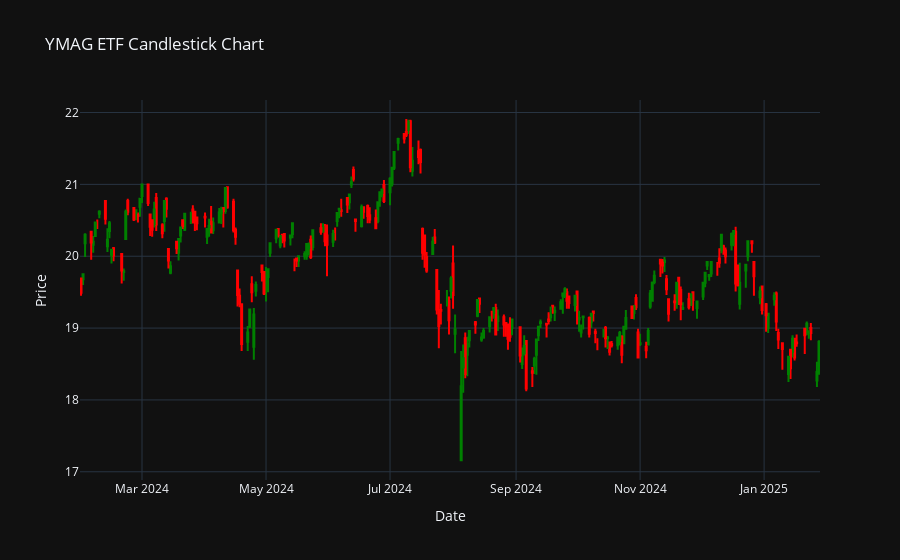

The notebook cell this image was saved under:
### Code cell
# Convert index to datetime if it's not already
YMAG.index = pd.to_datetime(YMAG.index)

# Create a Plotly Candlestick Chart
fig = go.Figure(data=[
    go.Candlestick(
        x=YMAG.index,  # X-axis: Date
        open=YMAG['Open'], 
        high=YMAG['High'],
        low=YMAG['Low'], 
        close=YMAG['Price'],
        increasing_line_color='green', 
        decreasing_line_color='red'
    )
])

# Customize Layout
fig.update_layout(
    title="YMAG ETF Candlestick Chart",
    xaxis_title="Date",
    yaxis_title="Price",
    xaxis_rangeslider_visible=False,  # Hide range slider
    template="plotly_dark",  # Optional: dark theme
)

# Show the interactive chart
# fig.show()

### Figure 1 — Plotly figure (JSON) as saved in the notebook; plotly's stock layout.template omitted (floating-point values rounded to 4 significant figures; data arrays with more than 128 entries replaced by an {"elided": "..."} marker saying what was removed)
{"data": [{"close": {"elided": "249 float values"}, "decreasing": {"line": {"color": "red"}}, "high": {"elided": "249 float values"}, "increasing": {"line": {"color": "green"}}, "low": {"elided": "249 float values"}, "open": {"elided": "249 float values"}, "type": "candlestick", "x": {"elided": "249 str values"}}], "layout": {"title": {"text": "YMAG ETF Candlestick Chart"}, "xaxis": {"rangeslider": {"visible": false}, "title": {"text": "Date"}}, "yaxis": {"title": {"text": "Price"}}}}
